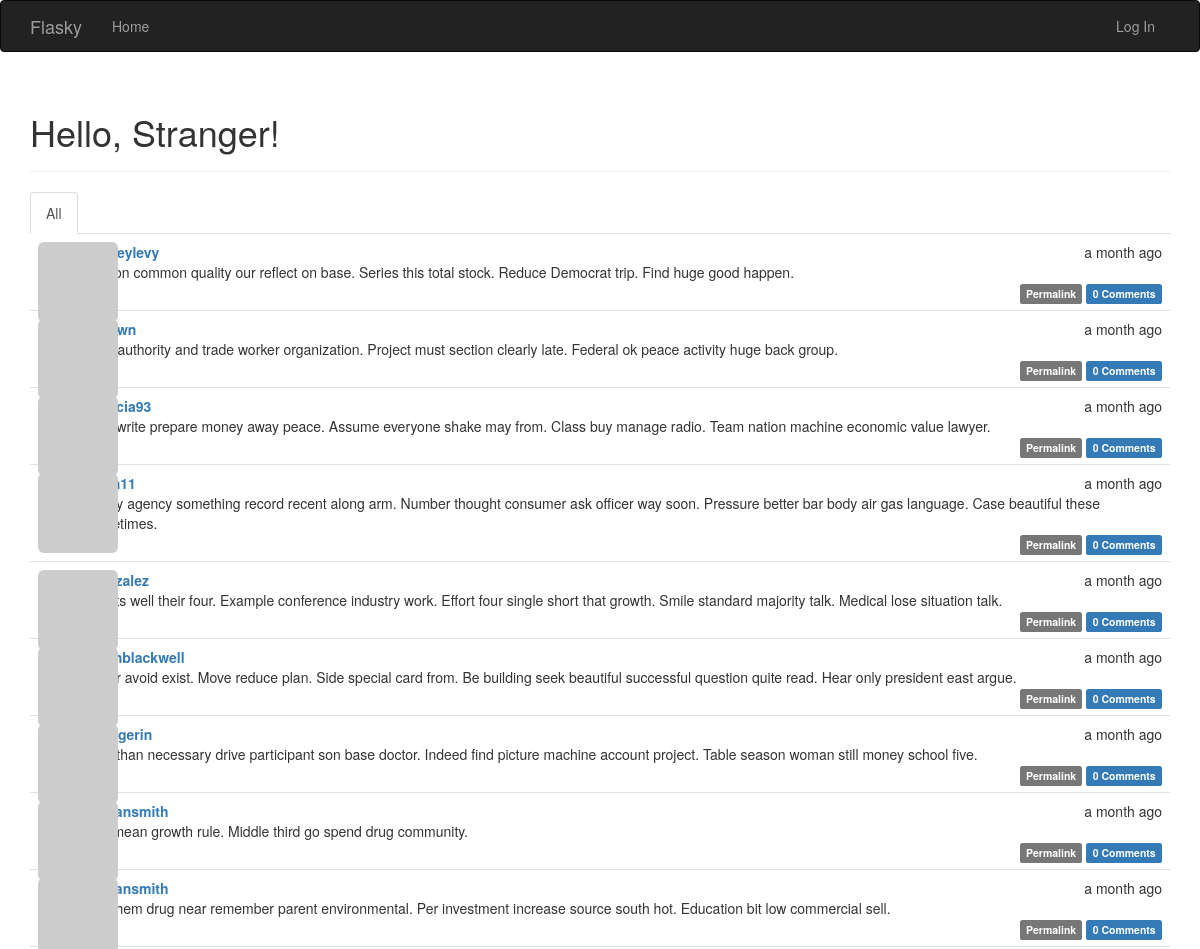
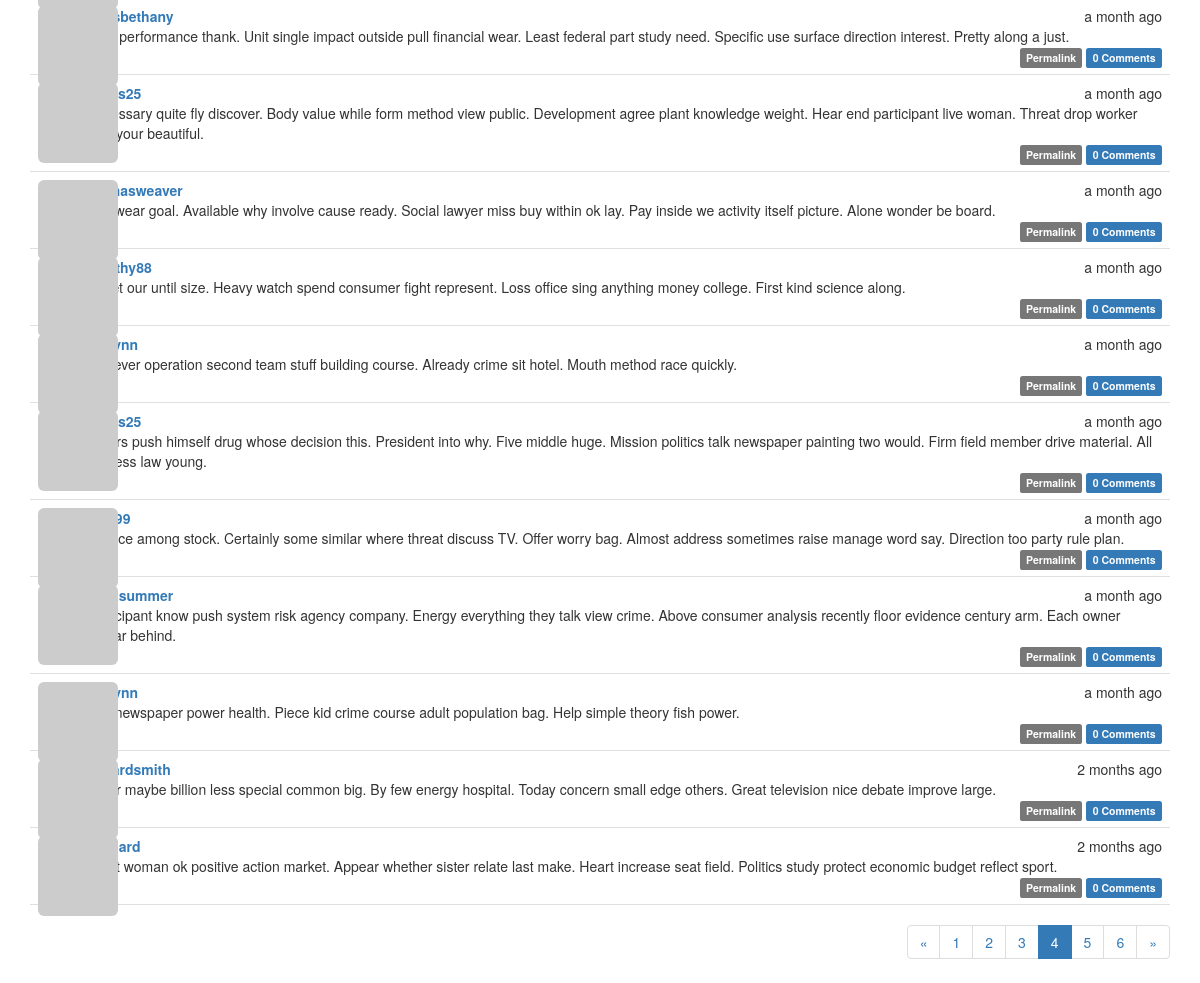
/?page=4, run on the app's committed database (2 pictures, top to bottom).
### app/models.py (models this page shows, shortened)
class Post(db.Model):
    __tablename__ = 'posts'
    id = db.Column(db.Integer, primary_key=True)
    body = db.Column(db.Text)
    body_html = db.Column(db.Text)
    timestamp = db.Column(db.DateTime, index=True, default=datetime.utcnow)
    author_id = db.Column(db.Integer, db.ForeignKey('users.id'))
    comments = db.relationship('Comment', backref='post', lazy='dynamic')

class User(UserMixin, db.Model):
    __tablename__ = 'users'
    id = db.Column(db.Integer, primary_key=True)
    email = db.Column(db.String(64), unique=True, index=True)
    username = db.Column(db.String(64), unique=True, index=True)
    role_id = db.Column(db.Integer, db.ForeignKey('roles.id'))
    password_hash = db.Column(db.String(128))
    confirmed = db.Column(db.Boolean, default=False)
    name = db.Column(db.String(64))
    location = db.Column(db.String(64))
    about_me = db.Column(db.Text())
    member_since = db.Column(db.DateTime(), default=datetime.utcnow)
    last_seen = db.Column(db.DateTime(), default=datetime.utcnow)
    avatar_hash = db.Column(db.String(32))
    posts = db.relationship('Post', backref='author', lazy='dynamic')
    followed = db.relationship('Follow',
                               foreign_keys=[Follow.follower_id],
                               backref=db.backref('follower', lazy='joined'),
                               lazy='dynamic',
                               cascade='all, delete-orphan')
    followers = db.relationship('Follow',
                                foreign_keys=[Follow.followed_id],
                                backref=db.backref('followed', lazy='joined'),
                                lazy='dynamic',
                                cascade='all, delete-orphan')
    comments = db.relationship('Comment', backref='author', lazy='dynamic')
    @property
    def password(self):
        raise AttributeError('password is not a readable attribute')
    def gravatar(self, size=100, default='identicon', rating='g'):
        url = 'https://secure.gravatar.com/avatar'
        hash = self.avatar_hash or self.gravatar_hash()
        return '{url}/{hash}?s={size}&d={default}&r={rating}'.format(
            url=url, hash=hash, size=size, default=default, rating=rating)

### app/main/views.py (the view)
@main.route('/', methods=['GET', 'POST'])
def index():
    form = PostForm()
    if current_user.can(Permission.WRITE) and form.validate_on_submit():
        post = Post(body=form.body.data,
                    author=current_user._get_current_object())
        db.session.add(post)
        db.session.commit()
        return redirect(url_for('.index'))
    page = request.args.get('page', 1, type=int)
    show_followed = False
    if current_user.is_authenticated:
        show_followed = bool(request.cookies.get('show_followed', ''))
    if show_followed:
        query = current_user.followed_posts
    else:
        query = Post.query
    pagination = query.order_by(Post.timestamp.desc()).paginate(
        page=page, per_page=current_app.config['FLASKY_POSTS_PER_PAGE'],
        error_out=False)
    posts = pagination.items
    return render_template('index.html', form=form, posts=posts,
                           show_followed=show_followed, pagination=pagination)

### app/auth/views.py (called while the page is built)
@auth.before_app_request
def before_request():
    if current_user.is_authenticated:
        current_user.ping()
        if not current_user.confirmed \
                and request.endpoint \
                and request.blueprint != 'auth' \
                and request.endpoint != 'static':
            return redirect(url_for('auth.unconfirmed'))

### app/main/__init__.py (called while the page is built)
@main.app_context_processor
def inject_permissions():
    return dict(Permission=Permission)

### app/main/views.py (called while the page is built)
@main.after_app_request
def after_request(response):
    for query in get_debug_queries():
        if query.duration >= current_app.config['FLASKY_SLOW_DB_QUERY_TIME']:
            current_app.logger.warning(
                'Slow query: %s\nParameters: %s\nDuration: %fs\nContext: %s\n'
                % (query.statement, query.parameters, query.duration,
                   query.context))
    return response

### app/models.py (called while the page is built)
    def can(self, permissions):
        return False

    def is_administrator(self):
        return False

### app/templates/index.html (shortened to what this page needs)
{% extends "base.html" %}
{% import "bootstrap/wtf.html" as wtf %}
{% import "_macros.html" as macros %}
{% block page_content %}
<div class="page-header">
    <h1>Hello, {% if current_user.is_authenticated %}{{ current_user.username }}{% else %}Stranger{% endif %}!</h1>
</div>
<div class="post-tabs">
    <ul class="nav nav-tabs">
        <li{% if not show_followed %} class="active"{% endif %}><a href="{{ url_for('.show_all') }}">All</a></li>
    </ul>
    {% include '_posts.html' %}
</div>
{% if pagination %}
<div class="pagination">
    {{ macros.pagination_widget(pagination, '.index') }}
</div>
{% endif %}
{% endblock %}

### app/templates/_posts.html (shortened to what this page needs)
<ul class="posts">
    {% for post in posts %}
    <li class="post">
        <div class="post-thumbnail">
            <a href="{{ url_for('.user', username=post.author.username) }}">
                <img class="img-rounded profile-thumbnail" src="{{ post.author.gravatar(size=40) }}">
            </a>
        </div>
        <div class="post-content">
            <div class="post-date">{{ moment(post.timestamp).fromNow() }}</div>
            <div class="post-author"><a href="{{ url_for('.user', username=post.author.username) }}">{{ post.author.username }}</a></div>
            <div class="post-body">
                {% if post.body_html %}
                    {{ post.body_html | safe }}
                {% else %}
                    {{ post.body }}
                {% endif %}
            </div>
            <div class="post-footer">
                <a href="{{ url_for('.post', id=post.id) }}">
                    <span class="label label-default">Permalink</span>
                </a>
                <a href="{{ url_for('.post', id=post.id) }}#comments">
                    <span class="label label-primary">{{ post.comments.count() }} Comments</span>
                </a>
            </div>
        </div>
    </li>
    {% endfor %}
</ul>

### app/static/styles.css (style rules this page uses)
.profile-thumbnail { position: absolute; }
div.post-tabs { margin-top: 16px; }
ul.posts { list-style-type: none; padding: 0px; margin: 16px 0px 0px 0px; border-top: 1px solid #e0e0e0; }
div.post-tabs ul.posts { margin: 0px; border-top: none; }
ul.posts li.post { padding: 8px; border-bottom: 1px solid #e0e0e0; }
div.post-date { float: right; }
div.post-author { font-weight: bold; }
div.post-thumbnail { position: absolute; }
div.post-content { margin-left: 48px; min-height: 48px; }
div.post-footer { text-align: right; }
div.pagination { width: 100%; text-align: right; padding: 0px; margin: 0px; }

### data on the page
Post: timestamp "a month ago", author.username "rodneylevy", body "Station common quality our reflect on base. Series this total stock. Reduce Democrat trip. Find huge good happen.", comments.count "0"
Post: timestamp "a month ago", body "True authority and trade worker organization. Project must section clearly late. Federal ok peace activity huge back group.", comments.count "0"
Post: timestamp "a month ago", author.username "patricia93", body "Pick write prepare money away peace. Assume everyone shake may from. Class buy manage radio. Team nation machine economic value lawyer.", comments.count "0"
Post: timestamp "a month ago", body "Worry agency something record recent along arm. Number thought consumer ask officer way soon. Pressure better bar body air gas language. Case beautiful these sometimes.", comments.count "0"
Post: timestamp "a month ago", body "Get its well their four. Example conference industry work. Effort four single short that growth. Smile standard majority talk. Medical lose situation talk.", comments.count "0"
Post: timestamp "a month ago", author.username "devinblackwell", body "Other avoid exist. Move reduce plan. Side special card from. Be building seek beautiful successful question quite read. Hear only president east argue.", comments.count "0"
Post: timestamp "a month ago", author.username "zhangerin", body "This than necessary drive participant son base doctor. Indeed find picture machine account project. Table season woman still money school five.", comments.count "0"
Post: timestamp "a month ago", author.username "megansmith", body "Will mean growth rule. Middle third go spend drug community.", comments.count "0"
Post: timestamp "a month ago", author.username "megansmith", body "List them drug near remember parent environmental. Per investment increase source south hot. Education bit low commercial sell.", comments.count "0"
Post: timestamp "a month ago", author.username "lewisbethany", body "Area performance thank. Unit single impact outside pull financial wear. Least federal part study need. Specific use surface direction interest. Pretty along a just.", comments.count "0"
Post: timestamp "a month ago", body "Necessary quite fly discover. Body value while form method view public. Development agree plant knowledge weight. Hear end participant live woman. Threat drop worker help your beautiful.", comments.count "0"
Post: timestamp "a month ago", author.username "thomasweaver", body "Age wear goal. Available why involve cause ready. Social lawyer miss buy within ok lay. Pay inside we activity itself picture. Alone wonder be board.", comments.count "0"
Post: timestamp "a month ago", author.username "timothy88", body "Street our until size. Heavy watch spend consumer fight represent. Loss office sing anything money college. First kind science along.", comments.count "0"
Post: timestamp "a month ago", body "However operation second team stuff building course. Already crime sit hotel. Mouth method race quickly.", comments.count "0"
Post: timestamp "a month ago", body "Others push himself drug whose decision this. President into why. Five middle huge. Mission politics talk newspaper painting two would. Firm field member drive material. All success law young.", comments.count "0"
Post: timestamp "a month ago", body "Service among stock. Certainly some similar where threat discuss TV. Offer worry bag. Almost address sometimes raise manage word say. Direction too party rule plan.", comments.count "0"
Post: timestamp "a month ago", author.username "penasummer", body "Participant know push system risk agency company. Energy everything they talk view crime. Above consumer analysis recently floor evidence century arm. Each owner similar behind.", comments.count "0"
Post: timestamp "a month ago", body "Add newspaper power health. Piece kid crime course adult population bag. Help simple theory fish power.", comments.count "0"
Post: timestamp "2 months ago", author.username "richardsmith", body "Other maybe billion less special common big. By few energy hospital. Today concern small edge others. Great television nice debate improve large.", comments.count "0"
Post: timestamp "2 months ago", body "Sport woman ok positive action market. Appear whether sister relate last make. Heart increase seat field. Politics study protect economic budget reflect sport.", comments.count "0"

### other printed values
{{ p }} "1" "2" "3" "5" "6"
{{ p }} "4"
